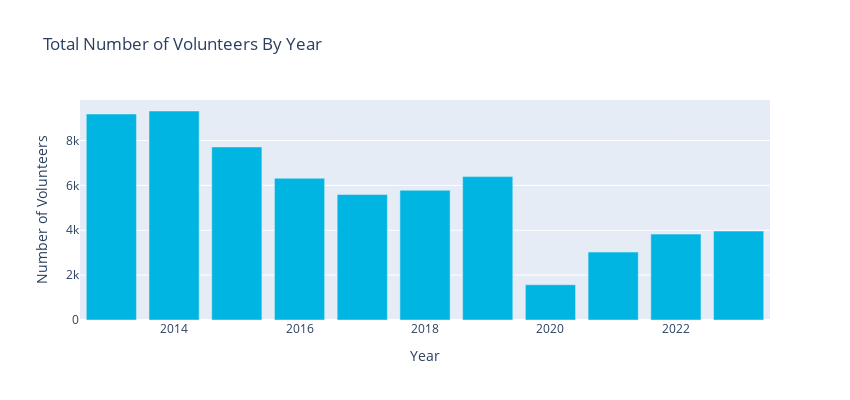

The code cell stored with this chart in its notebook:
### Markdown cell above
## Total Number of Volunteers Each Year
Plot the total number of volunteers over the years. Total volunteers are defined as Adult Volunteers + 0.5 * Youth Volunteers, just like in the NOAA marine debris report.

### Code cell
fig = graph_maker.annual_volunteers()
fig.show()

### Figure 1 — Plotly figure (JSON) as saved in the notebook; plotly's stock layout.template omitted (floating-point values rounded to 4 significant figures)
{"data": [{"alignmentgroup": "True", "hovertemplate": "index=%{x}<br>Total Volunteers=%{y}<extra></extra>", "legendgroup": "", "marker": {"color": "#00b5e2", "pattern": {"shape": ""}}, "name": "", "offsetgroup": "", "orientation": "v", "showlegend": false, "textposition": "auto", "type": "bar", "x": [2013, 2014, 2015, 2016, 2017, 2018, 2019, 2020, 2021, 2022, 2023], "xaxis": "x", "y": [9184, 9318, 7715, 6319, 5594, 5785, 6392.0, 1572.0, 3028.0, 3829, 3966.0], "yaxis": "y"}], "layout": {"autosize": false, "barmode": "relative", "height": 400, "legend": {"tracegroupgap": 0}, "title": {"text": "Total Number of Volunteers By Year"}, "width": 850, "xaxis": {"anchor": "y", "autorange": true, "domain": [0, 1], "range": [2012.0, 2024.0], "title": {"text": "Year"}, "type": "linear"}, "yaxis": {"anchor": "x", "autorange": true, "domain": [0, 1], "range": [0, 9808.0], "title": {"text": "Number of Volunteers"}, "type": "linear"}}}
